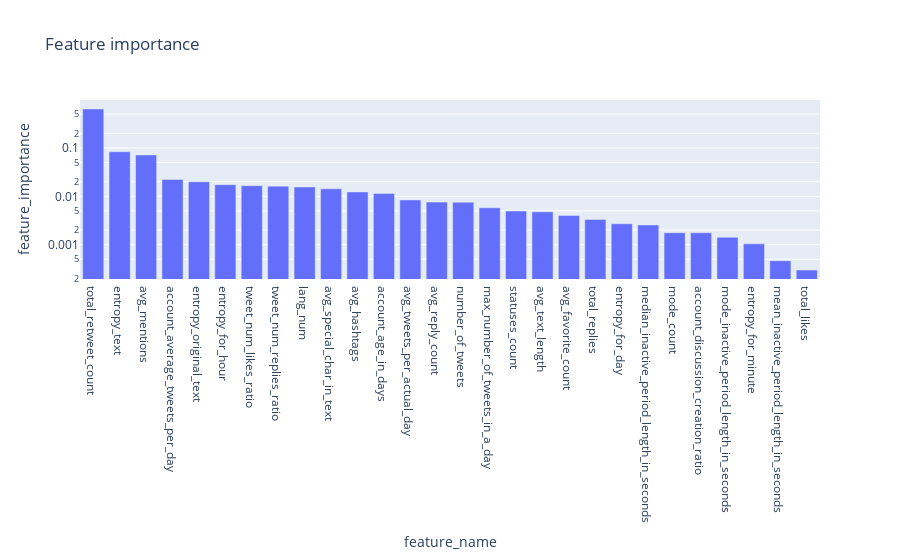

Source (notebook cell):
### Markdown cell above
## Applying the Decision tree classification method and the K-fold cross validation

We split the dataset into K-folds. Starting with a typical K of 10.

### Code cell
fold_classify_and_plot1(df, label, cv=10, max_tree_depth=10, criterion="gini")

### Figure 1 — Plotly figure (JSON) as saved in the notebook; plotly's stock layout.template omitted (floating-point values rounded to 4 significant figures)
{"data": [{"alignmentgroup": "True", "hovertemplate": "feature_name=%{x}<br>feature_importance=%{y}<extra></extra>", "legendgroup": "", "marker": {"color": "#636efa", "pattern": {"shape": ""}}, "name": "", "offsetgroup": "", "orientation": "v", "showlegend": false, "textposition": "auto", "type": "bar", "x": ["total_retweet_count", "entropy_text", "avg_mentions", "account_average_tweets_per_day", "entropy_original_text", "entropy_for_hour", "tweet_num_likes_ratio", "tweet_num_replies_ratio", "lang_num", "avg_special_char_in_text", "avg_hashtags", "account_age_in_days", "avg_tweets_per_actual_day", "avg_reply_count", "number_of_tweets", "max_number_of_tweets_in_a_day", "statuses_count", "avg_text_length", "avg_favorite_count", "total_replies", "entropy_for_day", "median_inactive_period_length_in_seconds", "mode_count", "account_discussion_creation_ratio", "mode_inactive_period_length_in_seconds", "entropy_for_minute", "mean_inactive_period_length_in_seconds", "total_likes"], "xaxis": "x", "y": [0.6403, 0.08357, 0.07158, 0.02232, 0.01997, 0.01738, 0.0166, 0.01622, 0.01559, 0.01424, 0.01232, 0.01147, 0.008409, 0.007584, 0.007535, 0.005799, 0.004977, 0.004766, 0.00401, 0.003329, 0.002702, 0.002557, 0.001766, 0.001761, 0.001427, 0.001039, 0.0004645, 0.0002984], "yaxis": "y"}], "layout": {"barmode": "relative", "legend": {"tracegroupgap": 0}, "title": {"text": "Feature importance"}, "xaxis": {"anchor": "y", "domain": [0, 1], "title": {"text": "feature_name"}}, "yaxis": {"anchor": "x", "domain": [0, 1], "title": {"text": "feature_importance"}, "type": "log"}}}
